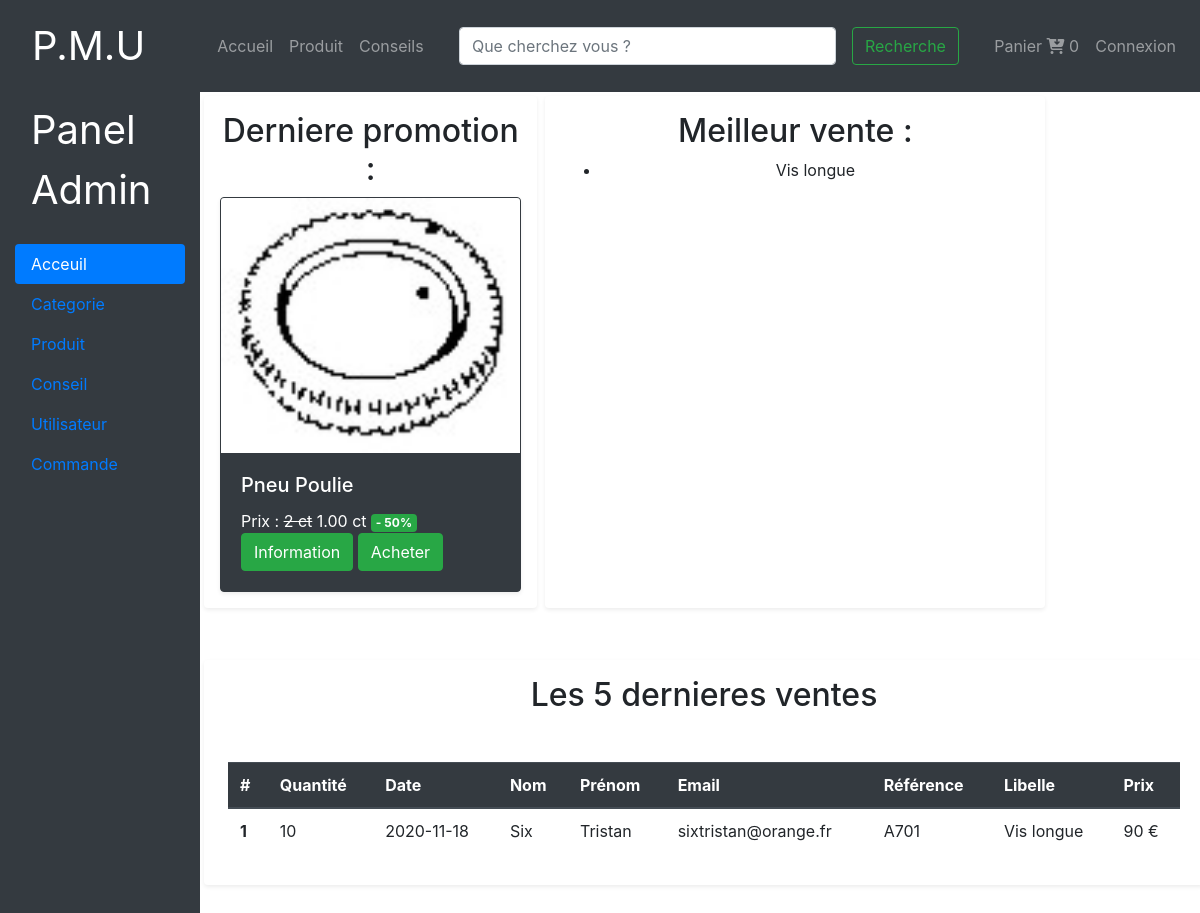
Page /vue/dashboard.php on the committed database.
### tables this page shows
CREATE TABLE IF NOT EXISTS `commande` (
  `id_commande` int NOT NULL AUTO_INCREMENT,
  `quantité` int NOT NULL,
  `date` date NOT NULL,
  `id_utilisateur` int NOT NULL,
  `id_produit` int NOT NULL,
  PRIMARY KEY (`id_commande`),
  KEY `fk_utilisateur` (`id_utilisateur`),
  KEY `fk_produit` (`id_produit`)
);

CREATE TABLE IF NOT EXISTS `utilisateur` (
  `id` int NOT NULL AUTO_INCREMENT,
  `Nom` varchar(255) NOT NULL,
  `Prenom` varchar(255) NOT NULL,
  `email` varchar(255) NOT NULL,
  `MDP` varchar(255) NOT NULL,
  `Raison` varchar(255) NOT NULL,
  `adresse` varchar(255) NOT NULL,
  `codepostal` int NOT NULL,
  `ville` varchar(255) NOT NULL,
  `tel` varchar(255) NOT NULL,
  `id_cat` int NOT NULL,
  PRIMARY KEY (`id`),
  KEY `fk_cat_util` (`id_cat`)
);

CREATE TABLE IF NOT EXISTS `produit` (
  `id_produit` int NOT NULL AUTO_INCREMENT,
  `reference` varchar(5) NOT NULL,
  `quantité` int NOT NULL,
  `prix_unitaire` int NOT NULL,
  `libelle` varchar(255) NOT NULL,
  `description` text NOT NULL,
  `id_cat` int NOT NULL,
  `promotion` int DEFAULT NULL,
  PRIMARY KEY (`id_produit`),
  KEY `fk_cat` (`id_cat`)
);

### models/ArticleManager.php (called while the page is built, shortened)
<?php
include_once('Article.php');
class articleManager
{
  public function getMeilleureVente()
  {
    $ventes = [];
    $DBase = new Connect();
		$db = $DBase->connexion();
    $q = $db->prepare('SELECT `libelle` FROM `produit` JOIN commande ON produit.id_produit=commande.id_produit
    GROUP by commande.id_produit ORDER BY COUNT(commande.id_produit) LIMIT 5 ');
    $q->execute();
    while ($donnees = $q->fetch(PDO::FETCH_ASSOC))
    {
      $ventes[] = new Article($donnees);
    }
    return $ventes;
  }
  public function lastPromotion()
  {
    $promotions = [];
    $DBase = new Connect();
		$db = $DBase->connexion();
    $q = $db->prepare('SELECT id_produit,libelle,chemin,image,description,prix_unitaire,quantité,ROUND(prix_unitaire*(pourcentage/100),2)as prix,promotion,pourcentage,datefin
    from produit join objet on objet.id_prod = id_produit
    join promotion on promotion.id = produit.promotion
    where CURDATE() between datedebut and datefin ORDER by promotion.datedebut DESC LIMIT 4 ');
    $q->execute();
    while ($donnees = $q->fetch(PDO::FETCH_ASSOC))
    {
      $promotions[] = new Article($donnees);
    }
    return $promotions;
  }
}

### models/Article.php (called while the page is built, shortened)
<?php
class Article
{
	private $_id ;
	private $_prix_unitaire = 0;
	private $_libelle = "";
	private $_chemin = "";
	private $_nomImage = "";
	private $_prixPromo;
	private $_pourcentage;
	public function __construct($donnees)
	{
		if (isset($donnees['id_produit'])) {
			$this->_id = $donnees['id_produit'];
		}
		if (isset($donnees['prix_unitaire'])) {
			$this->_prix_unitaire = $donnees['prix_unitaire'];
		}
		if (isset($donnees['libelle'])) {
			$this->_libelle = $donnees['libelle'];
		}
		if (isset($donnees['chemin'])) {
			$this->_chemin = $donnees['chemin'];
		}
		if (isset($donnees['image'])) {
			$this->_nomImage = $donnees['image'];
		}
		if (isset($donnees['prix'])) {
			$this->_prixPromo = $donnees['prix'];
		}
		if (isset($donnees['pourcentage'])) {
			$this->_pourcentage = $donnees['pourcentage'];
		}
	}
	public function getId()
	{
		return $this->_id;
	}
	public function getPrix()
	{
		return $this->_prix_unitaire;
	}
	public function getLibelle()
	{
		return $this->_libelle;
	}
	public function getImage()
	{
		return $this->_chemin;
	}
	public function getNomImage()
	{
		return $this->_nomImage;
	}
	public function getPrixPromo()
	{
		return $this->_prixPromo;
	}
	public function getPourcentage()
	{
		return $this->_pourcentage;
	}
}
 ?>

### models/CommandeManagerBis.php (called while the page is built, shortened)
<?php
include_once('Commande.php');
class CommandeManager
{
    public function listeCommande()
  {
    $DBase = new Connect();
    $db = $DBase->connexion();
    $commandes = [];
    $q = $db->prepare('SELECT id_commande,commande.quantité,date,utilisateur.Nom,utilisateur.Prenom,utilisateur.email,produit.reference,produit.libelle,
    (produit.prix_unitaire * commande.quantité) AS prix FROM commande
    JOIN utilisateur ON commande.id_utilisateur = utilisateur.id
    JOIN produit on commande.id_produit = produit.id_produit ');
    $q->execute();
    while ($donnees = $q->fetch(PDO::FETCH_ASSOC))
    {
      $commandes[] = new Commande($donnees);
    }
    return $commandes;
  }
}
?>

### models/Commande.php (called while the page is built)
<?php
class Commande
{
	private $_id ;
    private $_quantite = "";
    private $_date = "";
	private $_nom = "";
	private $_prenom = "";
	private $_email= "";
	private $_reference = "";
	private $_libelle = "";
    private $_prix = "";
	public function __construct($donnees)
	{
		if (isset($donnees['id_commande'])) {
			$this->_id = $donnees['id_commande'];
        }
        if (isset($donnees['quantité'])) {
			$this->_quantite = $donnees['quantité'];
        }
        if (isset($donnees['date'])) {
			$this->_date = $donnees['date'];
		}
		if (isset($donnees['Nom'])) {
			$this->_nom = $donnees['Nom'];
		}
		if (isset($donnees['Prenom'])) {
			$this->_prenom = $donnees['Prenom'];
		}
		if (isset($donnees['email'])) {
			$this->_email = $donnees['email'];
        }
        if (isset($donnees['reference'])) {
			$this->_reference = $donnees['reference'];
        }
        if (isset($donnees['libelle'])) {
			$this->_libelle = $donnees['libelle'];
        }
        if (isset($donnees['prix'])) {
			$this->_prix = $donnees['prix'];
		}
	}
	public function getId()
	{
		return $this->_id;
    }
    public function getDate()
	{
		return $this->_date;
	}
	public function getNom()
	{
		return $this->_nom;
	}
	public function getPrenom()
	{
		return $this->_prenom;
	}
	public function getEmail()
	{
		return $this->_email;
    }
    public function getReference()
	{
		return $this->_reference;
	}
	public function getQuantite()
	{
		return $this->_quantite;
	}
	public function getPrix()
	{
		return $this->_prix;
	}
	public function getLibelle()
	{
		return $this->_libelle;
	}
}
 ?>

### vue/adminAcceuil.php (shortened to what this page needs)
<?php
    include_once('../models/CommandeManagerBis.php');
    include_once('../models/ArticleManager.php');
    $Com_man = new CommandeManager();
    $Art_man = new articleManager();
    $ventes = $Art_man->getMeilleureVente();
    $tailleVente = sizeof($ventes);
    $articlePromo = $Art_man->lastPromotion();
    $commandes = $Com_man->listeCommande();
    $tailleCommande = sizeof($commandes);
?>
<div class="row">
    <div class="col-4 shadow-sm m-1 p-3 mb-5 bg-white rounded">
    <h2 class="text-center">Derniere promotion :</h2>
        <div class="card border border-dark  shadow-sm bg-dark  text-white rounded">
            <img src=<?php echo '"'.$articlePromo[0]->getImage().'"'?> class="card-img-top" alt="<?php echo $articlePromo[0]->getNomImage()?>">
            <div class="card-body">
                <div class="row">
                    <div class="col">
                        <h5 class="card-title"><?php echo $articlePromo[0]->getLibelle() ?></h5>
                            <span class="card-link">Prix : <del><?php echo $articlePromo[0]->getPrix() ?> ct</del>  <?php echo $articlePromo[0]->getPrixPromo() ?> ct</span>
                            <span class="badge badge-success">- <?php echo $articlePromo[0]->getPourcentage() ?>%</span>
                        <a href="pageProduit.php?id=<?php echo  $articlePromo[0]->getId()?>"><button class="card-link btn btn-success" name="info" id="info">Information</button></a>
                        <button class="card-link btn btn-success" name="acheter" id="acheter">Acheter</button>
                    </div>
                </div>
            </div>
        </div>
    </div>
    <div class="col-6 shadow-sm m-1 p-3 mb-5 bg-white rounded">
                <h2 class="text-center">Meilleur vente :</h2>
                <ul class="text-center">
                <?php
                    for ($i=0; $i < $tailleVente; $i++) {
                        echo '<li> '. $ventes[$i]->getLibelle() . '</li> ';
                    }
                ?>
                </ul>
    </div>
</div>
<div class="row">
    <div class="col-12 shadow-sm m-1 p-3 mb-5 bg-white rounded">
    <h2 class="text-center">Les 5 dernieres ventes</h2>
        <div class="table-responsive-sm m-2 mt-5">
            <table class="table">
                <thead class="thead-dark">
                    <tr>
                    <th scope="col">#</th>
                    <th scope="col">Quantité</th>
                    <th scope="col">Date</th>
                    <th scope="col">Nom</th>
                    <th scope="col">Prénom</th>
                    <th scope="col">Email</th>
                    <th scope="col">Référence</th>
                    <th scope="col">Libelle</th>
                    <th scope="col">Prix</th>
                    </tr>
                </thead>
                <tbody>
                <?php
                        for ($i=0; $i < $tailleCommande; $i++) {
                    ?>
                    <tr>
                    <th scope="row"><?php echo $commandes[$i]->getId()?></th>
                    <td><?php echo $commandes[$i]->getQuantite()?></td>
                    <td><?php echo $commandes[$i]->getDate()?></td>
                    <td><?php echo $commandes[$i]->getNom()?></td>
                    <td><?php echo $commandes[$i]->getPrenom()?></td>
                    <td><?php echo $commandes[$i]->getEmail()?></td>
                    <td><?php echo $commandes[$i]->getReference()?></td>
                    <td><?php echo $commandes[$i]->getlibelle()?></td>
                    <td><?php echo $commandes[$i]->getprix()?> €</td>
                <?php
                        }
                ?>
                </tbody>
            </table>
        </div>
    </div>
</div>

### public/template/template.css (style rules this page uses)
html { height: 100%; }
body { margin: 0; display: flex; flex-direction: column; min-height: 100vh; }

### rows in the picture
commande: id_commande "1", quantité "10", date "2020-11-18", id_utilisateur.Nom "Six", id_utilisateur.Prenom "Tristan", id_utilisateur.email "sixtristan@orange.fr", id_produit.reference "A701", id_produit.libelle "Vis longue", prix "90"

### other values in the picture
$articlePromo[0]->getLibelle() "Pneu Poulie"
$articlePromo[0]->getPrix() "2"
$articlePromo[0]->getPrixPromo() "1.00"
$articlePromo[0]->getPourcentage() "50"
$ventes[$i]->getLibelle() "Vis longue"
